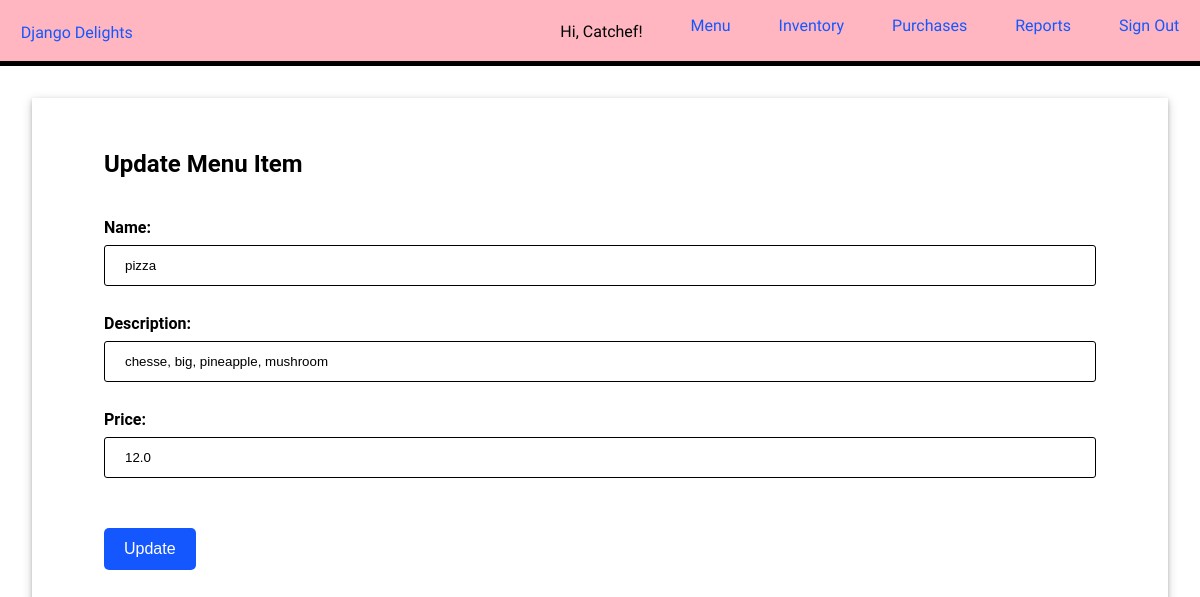
Page /menu/update/1 (signed in) on the committed database.
### inventory/models.py (models this page shows, shortened)
class MenuItem(models.Model):
    name = models.CharField(max_length=200, unique=True)
    description = models.CharField(max_length=400)
    price = models.FloatField(default=0.0)
    class Meta:
        ordering = ["name"]

### inventory/views.py (the view)
# urls.py: path("menu/update/<int:pk>", views.MenuItemUpdate.as_view(), name="menu_item_update"),
class MenuItemUpdate(LoginRequiredMixin, UpdateView):
    model = MenuItem
    template_name = "inventory/menu_item_update_form.html"
    success_url = reverse_lazy("menu")
    fields = "__all__"

### inventory/templates/inventory/menu_item_update_form.html
{% extends 'base.html' %} {% load static %} {% block content %}
<h2>Update Menu Item</h2>
<form method="post" class="flex-form">
  {% csrf_token %} {{ form }}
  <input type="submit" value="Update" />
</form>
{% endblock %}

### inventory/templates/base.html (shortened to what this page needs)
{% load static %}
<!DOCTYPE html>
<html>
  <head>
    <link
      rel="stylesheet"
      type="text/css"
      href="{% static 'inventory/styles.css' %}?{% now 'U' %}"
    />
  </head>
  <body>
    <header>
      <div id="navigation" >
          <a class="brand" href="{% url 'home' %}">Django Delights</a>
        <nav class="nav-display">
          <ul class="nav-list">
            {% if user.is_authenticated %}
            <p class="greet">Hi, {{ user.username }}!</p>
            <li class="nav-items"><a href="{% url 'menu' %}">Menu</a></li>
            <li class="nav-items"><a href="{% url 'inventory' %}">Inventory</a></li>
            <li class="nav-items"><a href="{% url 'purchases' %}">Purchases</a></li>
            <li class="nav-items"><a href="{% url 'reports' %}">Reports</a></li>
            <li class="nav-items"><a href="{% url 'logout' %}">Sign Out</a></li>
    {% else %}
          <li><a href="{% url 'login' %}" class=" btn"><li>LOGIN</li></a></li>
          <li><a href="{% url 'signup' %}" class="btn"><li>CREATE ACCOUNT</li></a></li>
      </ul>
    </nav>
  </div>
  {% endif %}
    </header>
    <div class="app">
    <main>{% block content %}{% endblock %}</main>
  </body>
</html>

### inventory/static/inventory/styles.css (style rules this page uses)
body { font-family: "Roboto", sans-serif; margin: auto; }
.brand { font-family: "Playwrite NZ", cursive; font-optical-sizing: auto; flex: auto; }
#navigation { display: flex; align-items: center; padding: 0 1.3rem; }
.nav-display { display: block; }
.nav-list { font-family: "Playwrite NZ", cursive; display: flex; flex-wrap: wrap; gap: 3rem; }
.greet { font-family: "Actor", sans-serif; line-height: 0; }
ul { text-decoration: none; list-style: none; }
input, select { width: 100%; padding: 12px 20px; margin: 8px 0; box-sizing: border-box; border: 1px solid black; border-radius: 3px; }
header { background-color: lightpink; border-bottom: 5px solid; width: 100%; height: 3.8rem; }
main { display: flex; flex-direction: column; padding: 0 40px 20px 40px; justify-content: center; }
.app { margin: 2rem; box-shadow: 0 2px 4px 0 rgba(0, 0, 0, 0.2), 0 3px 10px 0 rgba(0, 0, 0, 0.19); padding: 2rem; }
form * { display: block; }
form label { font-size: 1em; font-weight: bold; padding-top: 20px; }
input[type="submit"], button { border: 0px; width: 100%; background-color: #1557ff; border-radius: 5px; color: white; margin: 8px 0; padding: 12px 20px; font-size: 1em; margin-top: 50px; }
a { text-decoration: none; color: #1557ff; }
main form input[type="submit"] { width: max-content; }

### rows in the picture
MenuItem: name "pizza", description "chesse, big, pineapple, mushroom", price "12.0"

### other values in the picture
{{ user.username }} "Catchef"
